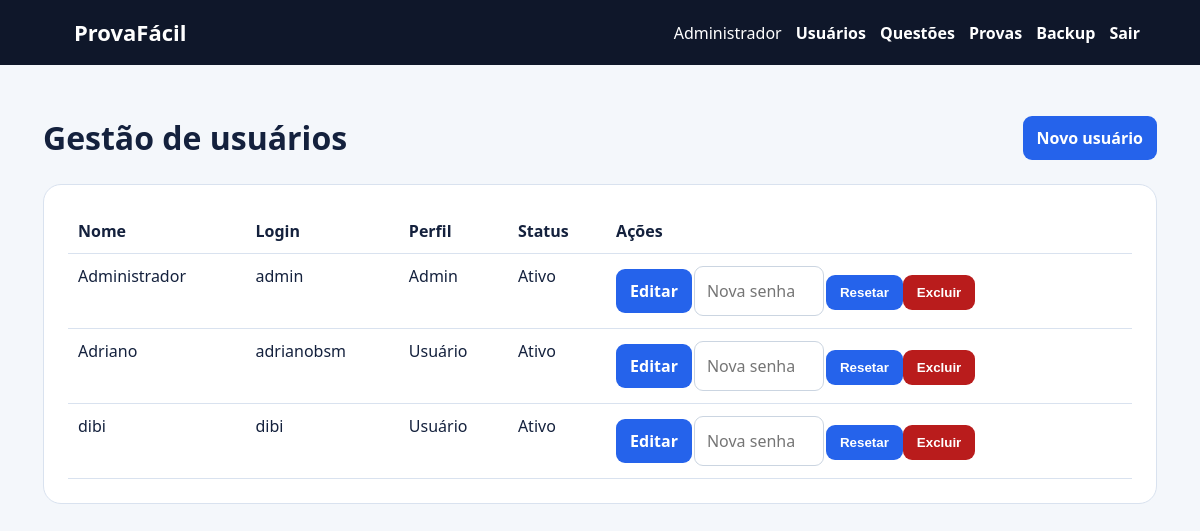
Page /admin/users (signed in) on the committed database.
### tables this page shows
CREATE TABLE users(id INTEGER PRIMARY KEY AUTOINCREMENT,name TEXT NOT NULL,login TEXT UNIQUE NOT NULL,password TEXT NOT NULL,admin INTEGER NOT NULL DEFAULT 0,active INTEGER NOT NULL DEFAULT 1,created TEXT NOT NULL);

### app.py (the view)
@app.route('/admin/users')
@auth(admin=True)
def users():
 with con() as c:rows=c.execute('SELECT * FROM users ORDER BY name').fetchall()
 return render_template('users.html',rows=rows)

### app.py (called while the page is built)
def con():
 c=sqlite3.connect(DB);c.row_factory=sqlite3.Row;c.execute('PRAGMA foreign_keys=ON');return c

def me():
 if not session.get('uid'):return None
 with con() as c:return c.execute('SELECT id,name,login,admin,active FROM users WHERE id=?',(session['uid'],)).fetchone()

@app.context_processor
def context():return {'u':me()}

def auth(admin=False):
 def deco(fn):
  @wraps(fn)
  def wrapped(*a,**k):
   u=me()
   if not u or not u['active']:session.clear();flash('Entre para continuar.','error');return redirect(url_for('login'))
   if admin and not u['admin']:abort(403)
   return fn(*a,**k)
  return wrapped
 return deco

### templates/users.html
{% extends 'base.html' %}{% block content %}<div class="titlebar"><h1>Gestão de usuários</h1><a class="btn" href="{{url_for('user_new')}}">Novo usuário</a></div><section class="card table"><table><tr><th>Nome</th><th>Login</th><th>Perfil</th><th>Status</th><th>Ações</th></tr>{% for r in rows %}<tr><td>{{r.name}}</td><td>{{r.login}}</td><td>{{'Admin' if r.admin else 'Usuário'}}</td><td>{{'Ativo' if r.active else 'Inativo'}}</td><td><a class="btn" href="{{url_for('user_edit',uid=r.id)}}">Editar</a><form class="inline" method="post" action="{{url_for('user_password',uid=r.id)}}"><input class="small" type="password" name="password" placeholder="Nova senha" required><button>Resetar</button></form><form class="inline" method="post" action="{{url_for('user_delete',uid=r.id)}}" onsubmit="return confirm('Excluir usuário?')"><button class="danger">Excluir</button></form></td></tr>{% endfor %}</table></section>{% endblock %}

### templates/base.html
<!doctype html><html lang="pt-BR"><head><meta charset="utf-8"><meta name="viewport" content="width=device-width,initial-scale=1"><link rel="stylesheet" href="{{url_for('static',filename='style.css')}}"><title>{% block title %}ProvaFácil{% endblock %}</title></head><body><header><a class="brand" href="{{url_for('home')}}">ProvaFácil</a><nav>{% if u %}<span>{{u.name}}</span>{% if u.admin %}<a href="{{url_for('users')}}">Usuários</a><a href="{{url_for('questions')}}">Questões</a><a href="{{url_for('admin_exams')}}">Provas</a><a href="{{url_for('backup')}}">Backup</a>{% endif %}<a href="{{url_for('logout')}}">Sair</a>{% else %}<a href="{{url_for('login')}}">Entrar</a><a href="{{url_for('register')}}">Cadastre-se</a>{% endif %}</nav></header><main>{% for cat,msg in get_flashed_messages(with_categories=true) %}<div class="alert {{cat}}">{{msg}}</div>{% endfor %}{% block content %}{% endblock %}</main></body></html>

### static/style.css (style rules this page uses)
:root { --blue:#2563eb;--ink:#14213d;--line:#d9e2ef }
* { box-sizing:border-box }
body { margin:0;background:#f4f7fb;color:var(--ink);font:16px/1.5 system-ui }
header { background:#0f172a;color:white;padding:16px 5%;display:flex;justify-content:space-between;align-items:center;position:sticky;top:0;z-index:5 }
header a { color:white;text-decoration:none;font-weight:750;margin-left:14px }
.brand { font-size:22px }
main { max-width:1150px;margin:auto;padding:28px 18px 70px }
.hero,.card,.question { background:white;border:1px solid var(--line);border-radius:18px;padding:24px;margin-bottom:18px }
input,select,textarea { width:100%;padding:12px;border:1px solid #cbd5e1;border-radius:9px;margin:5px 0 12px;font:inherit }
.btn,button { display:inline-block;background:var(--blue);color:white;border:0;border-radius:9px;padding:10px 14px;font-weight:800;text-decoration:none;cursor:pointer }
.danger { background:#b91c1c }
.table { overflow:auto }
table { width:100%;border-collapse:collapse }
th,td { text-align:left;padding:10px;border-bottom:1px solid var(--line);vertical-align:top }
.inline { display:inline }
.inline input.small { width:130px;margin:2px }
.titlebar { display:flex;justify-content:space-between;align-items:center }

### rows in the picture
users: name "Administrador", login "admin", admin "Admin", active "Ativo"
users: name "Adriano", login "adrianobsm", admin "Usuário", active "Ativo"
users: name "dibi", login "dibi", admin "Usuário", active "Ativo"
